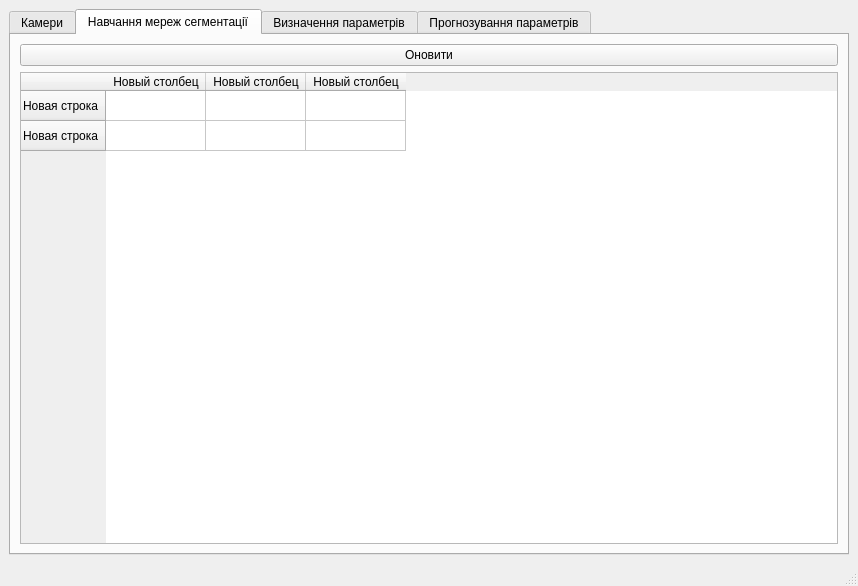
<?xml version="1.0" encoding="UTF-8"?>
<ui version="4.0">
 <class>MainWindow</class>
 <widget class="QMainWindow" name="MainWindow">
  <property name="geometry">
   <rect>
    <x>0</x>
    <y>0</y>
    <width>858</width>
    <height>586</height>
   </rect>
  </property>
  <property name="windowTitle">
   <string>MainWindow</string>
  </property>
  <widget class="QWidget" name="centralwidget">
   <layout class="QGridLayout" name="gridLayout_7">
    <item row="0" column="0">
     <widget class="QTabWidget" name="tab2">
      <property name="currentIndex">
       <number>1</number>
      </property>
      <widget class="QWidget" name="tabCameras">
       <attribute name="title">
        <string>Камери</string>
       </attribute>
       <layout class="QGridLayout" name="gridLayout_3">
        <item row="1" column="0">
         <layout class="QHBoxLayout" name="horizontalLayout">
          <item>
           <widget class="QGroupBox" name="groupBox">
            <property name="sizePolicy">
             <sizepolicy hsizetype="MinimumExpanding" vsizetype="MinimumExpanding">
              <horstretch>0</horstretch>
              <verstretch>0</verstretch>
             </sizepolicy>
            </property>
            <property name="title">
             <string>Всі камери</string>
            </property>
            <layout class="QGridLayout" name="gridLayout_4">
             <item row="0" column="0">
              <layout class="QVBoxLayout" name="verticalLayout" stretch="0">
               <property name="sizeConstraint">
                <enum>QLayout::SetDefaultConstraint</enum>
               </property>
               <item>
                <widget class="QListView" name="list_cameras"/>
               </item>
              </layout>
             </item>
            </layout>
           </widget>
          </item>
          <item>
           <layout class="QVBoxLayout" name="verticalLayout_2" stretch="0,0">
            <property name="sizeConstraint">
             <enum>QLayout::SetMaximumSize</enum>
            </property>
            <item>
             <widget class="QToolButton" name="add_camera">
              <property name="text">
               <string>...</string>
              </property>
              <property name="popupMode">
               <enum>QToolButton::DelayedPopup</enum>
              </property>
              <property name="toolButtonStyle">
               <enum>Qt::ToolButtonIconOnly</enum>
              </property>
              <property name="autoRaise">
               <bool>false</bool>
              </property>
              <property name="arrowType">
               <enum>Qt::RightArrow</enum>
              </property>
             </widget>
            </item>
            <item>
             <widget class="QToolButton" name="delete_camera">
              <property name="text">
               <string>...</string>
              </property>
              <property name="arrowType">
               <enum>Qt::LeftArrow</enum>
              </property>
             </widget>
            </item>
           </layout>
          </item>
          <item>
           <widget class="QGroupBox" name="groupBox_2">
            <property name="sizePolicy">
             <sizepolicy hsizetype="MinimumExpanding" vsizetype="MinimumExpanding">
              <horstretch>0</horstretch>
              <verstretch>0</verstretch>
             </sizepolicy>
            </property>
            <property name="title">
             <string>Обрані камери</string>
            </property>
            <layout class="QGridLayout" name="gridLayout_5">
             <item row="0" column="0">
              <layout class="QVBoxLayout" name="verticalLayout_3">
               <item>
                <layout class="QGridLayout" name="gridLayout">
                 <item row="0" column="2">
                  <widget class="QPushButton" name="run_camera">
                   <property name="sizePolicy">
                    <sizepolicy hsizetype="Preferred" vsizetype="Fixed">
                     <horstretch>0</horstretch>
                     <verstretch>0</verstretch>
                    </sizepolicy>
                   </property>
                   <property name="text">
                    <string>Запустити</string>
                   </property>
                  </widget>
                 </item>
                 <item row="0" column="1">
                  <widget class="QPushButton" name="config_camera">
                   <property name="sizePolicy">
                    <sizepolicy hsizetype="Preferred" vsizetype="Fixed">
                     <horstretch>0</horstretch>
                     <verstretch>0</verstretch>
                    </sizepolicy>
                   </property>
                   <property name="text">
                    <string>Налаштування</string>
                   </property>
                  </widget>
                 </item>
                </layout>
               </item>
               <item>
                <widget class="QListView" name="list_selected_cameras"/>
               </item>
              </layout>
             </item>
            </layout>
           </widget>
          </item>
          <item>
           <widget class="Line" name="line">
            <property name="orientation">
             <enum>Qt::Vertical</enum>
            </property>
           </widget>
          </item>
         </layout>
        </item>
       </layout>
      </widget>
      <widget class="QWidget" name="tab_2">
       <attribute name="title">
        <string>Навчання мереж сегментації</string>
       </attribute>
       <layout class="QGridLayout" name="gridLayout_8">
        <item row="0" column="0">
         <layout class="QGridLayout" name="gridLayout_6">
          <item row="0" column="0">
           <widget class="QPushButton" name="refresh_page2">
            <property name="sizePolicy">
             <sizepolicy hsizetype="Preferred" vsizetype="Fixed">
              <horstretch>0</horstretch>
              <verstretch>0</verstretch>
             </sizepolicy>
            </property>
            <property name="text">
             <string>Оновити</string>
            </property>
           </widget>
          </item>
         </layout>
        </item>
        <item row="1" column="0">
         <widget class="QTableWidget" name="table_segmentation">
          <row>
           <property name="text">
            <string>Новая строка</string>
           </property>
          </row>
          <row>
           <property name="text">
            <string>Новая строка</string>
           </property>
          </row>
          <column>
           <property name="text">
            <string>Новый столбец</string>
           </property>
          </column>
          <column>
           <property name="text">
            <string>Новый столбец</string>
           </property>
          </column>
          <column>
           <property name="text">
            <string>Новый столбец</string>
           </property>
          </column>
         </widget>
        </item>
       </layout>
      </widget>
      <widget class="QWidget" name="tab">
       <attribute name="title">
        <string>Визначення параметрів</string>
       </attribute>
       <layout class="QGridLayout" name="gridLayout_2">
        <item row="0" column="0">
         <layout class="QVBoxLayout" name="verticalLayout_5">
          <item>
           <widget class="QPushButton" name="start_calc_params">
            <property name="sizePolicy">
             <sizepolicy hsizetype="Preferred" vsizetype="Fixed">
              <horstretch>0</horstretch>
              <verstretch>0</verstretch>
             </sizepolicy>
            </property>
            <property name="text">
             <string>Почати визначення</string>
            </property>
           </widget>
          </item>
         </layout>
        </item>
        <item row="1" column="0" rowspan="2">
         <widget class="QScrollArea" name="scrollArea">
          <property name="sizePolicy">
           <sizepolicy hsizetype="Preferred" vsizetype="Preferred">
            <horstretch>0</horstretch>
            <verstretch>0</verstretch>
           </sizepolicy>
          </property>
          <property name="widgetResizable">
           <bool>true</bool>
          </property>
          <widget class="QWidget" name="plots">
           <property name="geometry">
            <rect>
             <x>0</x>
             <y>0</y>
             <width>814</width>
             <height>316</height>
            </rect>
           </property>
          </widget>
         </widget>
        </item>
       </layout>
      </widget>
      <widget class="QWidget" name="tab_3">
       <attribute name="title">
        <string>Прогнозування параметрів</string>
       </attribute>
      </widget>
     </widget>
    </item>
   </layout>
  </widget>
  <widget class="QMenuBar" name="menubar">
   <property name="geometry">
    <rect>
     <x>0</x>
     <y>0</y>
     <width>858</width>
     <height>21</height>
    </rect>
   </property>
  </widget>
  <widget class="QStatusBar" name="statusbar"/>
 </widget>
 <resources/>
 <connections/>
</ui>
